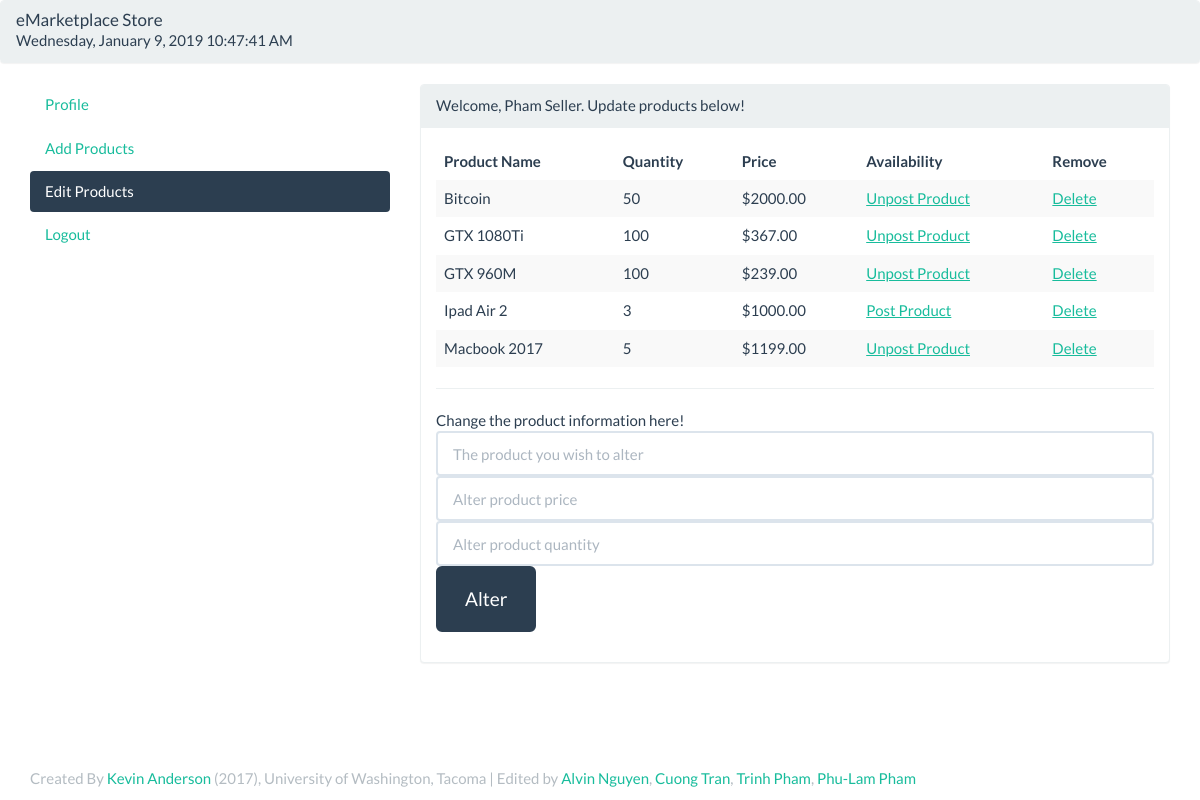
The app's page /tcss445_website/ProductManagement.php (signed in) with its own data.
### tables this page shows
CREATE TABLE `User` (
  userid         int(11) PRIMARY KEY,
  username       varchar(32) UNIQUE NOT NULL,
  pwd            CHAR(32) NOT NULL,
  preferred_name varchar(150),
  role           varchar(10) NOT NULL,
  email          varchar(256)
);

CREATE TABLE Product (
    product_name CHAR(50) PRIMARY KEY
  , seller_id   int(11)
  , is_active    bool
  , product_quantity int(8) NOT NULL CHECK (product_quantity >= 0)
  , product_price DECIMAL(8,2) NOT NULL CHECK (product_price >= 0)
);

### tcss445_website/ProductManagement.php (the view, shortened to what this page needs)
<?php
require('inc.header.php');
if(!isset($db)) {
  $db = get_connection();
}
$q = 'SELECT userid, username, preferred_name, email
       FROM User
      WHERE userid = ' . $_SESSION['userid'];
$r = $db->query($q);
$row = $r->fetch();
$name     = $row['preferred_name'];
$p = $db->prepare('SELECT P.product_name, P.is_active, P.product_quantity, P.product_price as Products
                     FROM Product P LEFT OUTER JOIN ShoppingCart S
                       ON P.product_name = S.product_name
                    WHERE seller_id = :uid
                   GROUP BY P.product_name, P.is_active' );
$p->execute(array(':uid' => $_SESSION['userid']));
if ($p->rowCount() > 0) {
  $product_list = '<table class="table table-striped"><thead><tr><th>Product Name</th><th>Quantity</th><th>Price</th><th>Availability</th><th>Remove</th></tr></thead><tbody>';
  foreach($p as $product) {
    $product_list .= '<tr><td>' . $product['product_name'] . '</td><td>'.$product['product_quantity']. '</td>';
    $product_list .= '<td>$' . $product['product_price'] .$product['Products']. '</td>';
  	if ($product['is_active'] == 1)
      $product_list .= '<td><a href="' . $_SERVER['PHP_SELF'] . '?action=deactivate&cn='.$product['product_name'].'&uid='.$_SESSION['userid'].'">Unpost Product</td>';
    else
      $product_list .= '<td><a href="' . $_SERVER['PHP_SELF'] . '?action=activate&cn='.$product['product_name'].'&uid='.$_SESSION['userid'].'">Post Product</td>';
  $product_list .= '<td><a href="' . $_SERVER['PHP_SELF'] . '?action=delete&cn='.$product['product_name'].'&uid='.$_SESSION['userid'].'">Delete</td></tr>';
  }
  $product_list .= "</tbody></table>";
} else {
  $product_list = '<p class="alert-warning">There are no products.  Add one below.</p>';
}
?>
<body>
  <div class="panel panel-default">
    <div class="panel-heading">
      <h1 class="panel-title">eMarketplace Store</h1>
      <div id="clockbox" class="panel-right"></div>
    </div>
  </div>
  <div class="container">
    <div class="row">
      <div class="col-sm-4">
        <ul class="nav nav-pills nav-stacked">
          <li role="presentation" class="inactive"><a href="SellerProfile.php">Profile</a></li>
          <li role="presentation" class="inactive">  <a href="AddProducts.php">Add Products</a></li>
          <li role="presentation" class="active"><a href="ProductManagement.php">Edit Products</a></li>
          <li role="presentation" class="inactive"><a href="Logout.php">Logout</a></li>
        </ul>
      </div>
      <div class="col-sm-8">
        <div class="panel panel-default">
          <div class="panel-heading">Welcome, <?php echo $name; ?>. Update products below! </div>
            <div class="panel-body">
              <?php echo $product_list; ?>
               <hr>
                <form role="form" method="POST" action="<?php echo $_SERVER['PHP_SELF']; ?>">
                  <div class="form-group">
                     Change the product information here!
                    <input type="text" placeholder="The product you wish to alter" name="product" class="form-control" />
                    <input type="number" step="0.01" min="0" placeholder="Alter product price" name="price" class="form-control" size="15"/>
                    <input type="number" min="0" placeholder="Alter product quantity" name="quantity" class="form-control" size ="10"/>
                    <button class="form-group btn btn-lg btn-primary" type="submit" name="submit">Alter</button>
                  </div>
                </form>
            </div>
          </div>
        </div>
      </div>
    </div>
 <?php include("./inc.footer.php");?>

### tcss445_website/inc.header.php (shortened to what this page needs)
<!DOCTYPE html>
<html lang="en">
  <head>
    <link href="css/bootstrap.min.css" rel="stylesheet">
    </head>

### tcss445_website/inc.footer.php
   <footer class="footer">
     <div class="container footer navbar-fixed-bottom">
       <p class="text-muted">Created By <a href="mailto:k3a@uw.edu">Kevin Anderson</a> (2017), University of Washington, Tacoma | Edited by <a href="mailto:alvin3@uw.edu">Alvin Nguyen</a>, <a href="mailto:cuongtr@uw.edu">Cuong Tran</a>, <a href="mailto:trinhpn@uw.edu">Trinh Pham</a>, <a href="mailto:ppham95@uw.edu">Phu-Lam Pham</a></p>
     </div>
   </footer>
 </body>
</html>

### records on screen
user: preferred_name "Pham Seller"
product: product_name "Bitcoin", product_quantity "50", product_price "2000.00"
product: product_name "GTX 1080Ti", product_quantity "100", product_price "367.00"
product: product_name "GTX 960M", product_quantity "100", product_price "239.00"
product: product_name "Ipad Air 2", product_quantity "3", product_price "1000.00"
product: product_name "Macbook 2017", product_quantity "5", product_price "1199.00"
